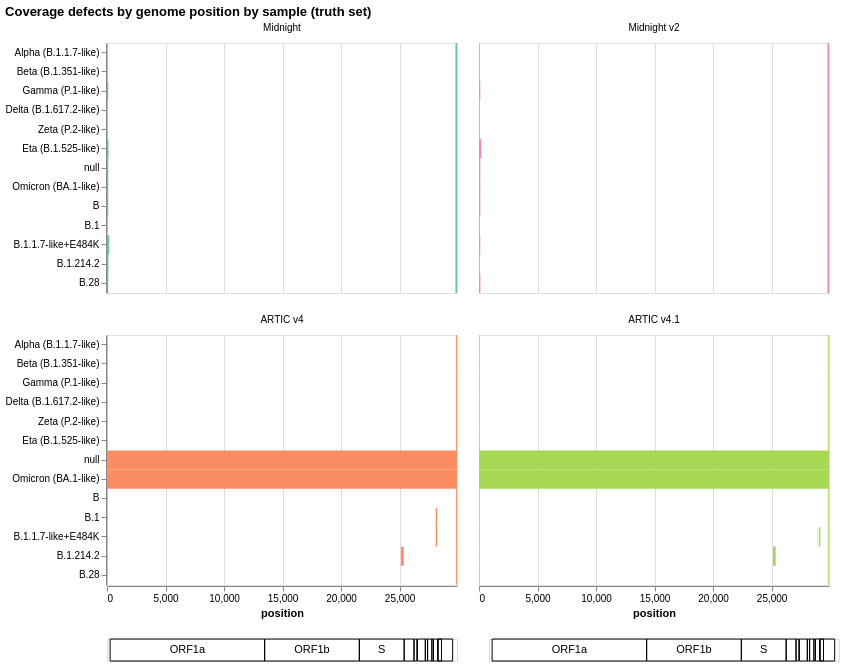

Notebook code for this chart:
### Code cell
truth_defects_fmt_df = pd.merge(defect_intervals_df.query("plate == 4 and sample in @truth_samples"), truth_df[['sample', 'hybrid_name', 'hybrid_name_order']], on=['sample']
                               ).sort_values('hybrid_name_order')

c = alt.Chart(truth_defects_fmt_df).mark_rect(opacity=1, fillOpacity=1, strokeOpacity=1, filled=True).encode(
    alt.X('start_pos:Q', title='position', scale=alt.Scale(domain=[0, 29903], nice=False, padding=0)),
    alt.X2('end_pos:Q'),
    alt.Y('hybrid_name:O', axis=alt.Axis(grid=False, title=None), sort=ct_df.sort_values(['orf1_ct']).query(f"sample in @positive_samples").index.tolist()),
    color=alt.Color('protocol', scale=alt.Scale(domain=['Midnight', 'Midnight v2', 'ARTIC v4', 'ARTIC v4.1'], range=['#66c2a5', '#e78ac3', '#fc8d62', '#a6d854']), legend=None),
    facet=alt.Column('protocol:N', sort=['Midnight', 'Midnight v2', 'ARTIC v4', 'ARTIC v4.1'], title=None, columns=2)
).properties(
    width=350,
    height=250,
    title='Coverage defects by genome position by sample (truth set)'
)
alt.vconcat(c, annotation2)

### Figure 1 — Vega-Lite specification as saved in the notebook (floating-point values rounded to 4 significant figures; data arrays with more than 128 entries replaced by an {"elided": "..."} marker saying what was removed)
{"config": {"view": {"continuousWidth": 300, "continuousHeight": 300}}, "vconcat": [{"data": {"name": "data-8c637ca206b1b74b663fa55f256c4b75"}, "mark": {"type": "rect", "fillOpacity": 1, "filled": true, "opacity": 1, "strokeOpacity": 1}, "encoding": {"color": {"field": "protocol", "legend": null, "scale": {"domain": ["Midnight", "Midnight v2", "ARTIC v4", "ARTIC v4.1"], "range": ["#66c2a5", "#e78ac3", "#fc8d62", "#a6d854"]}, "type": "nominal"}, "facet": {"field": "protocol", "sort": ["Midnight", "Midnight v2", "ARTIC v4", "ARTIC v4.1"], "title": null, "type": "nominal", "columns": 2}, "x": {"field": "start_pos", "scale": {"domain": [0, 29903], "nice": false, "padding": 0}, "title": "position", "type": "quantitative"}, "x2": {"field": "end_pos"}, "y": {"axis": {"grid": false, "title": null}, "field": "hybrid_name", "sort": {"elided": "268 str values"}, "type": "ordinal"}}, "height": 250, "title": "Coverage defects by genome position by sample (truth set)", "width": 350}, {"hconcat": [{"layer": [{"data": {"name": "data-92e593d056ebd3585121da5d40f3c019"}, "mark": {"type": "rect", "color": "black", "filled": false, "strokeOpacity": 1, "strokeWidth": 1}, "encoding": {"x": {"axis": null, "field": "start", "scale": {"domain": [0, 29903], "nice": false, "padding": 0}, "title": null, "type": "quantitative"}, "x2": {"field": "end"}, "y": {"axis": {"domain": false, "labels": false, "minExtent": 55, "ticks": false}, "field": "track", "title": null, "type": "nominal"}}, "transform": [{"calculate": "\"genes\"", "as": "track"}]}, {"data": {"name": "data-57dbd2a8926bcb89daadcfaa4f081a6e"}, "mark": {"type": "text", "baseline": "middle", "color": "black"}, "encoding": {"text": {"field": "gene", "type": "nominal"}, "x": {"axis": null, "field": "mid", "scale": {"domain": [0, 29903], "nice": false, "padding": 0}, "title": null, "type": "quantitative"}, "y": {"axis": {"domain": false, "labels": false, "minExtent": 55, "ticks": false}, "field": "track", "title": null, "type": "nominal"}}, "transform": [{"calculate": "\"genes\"", "as": "track"}]}], "height": 22, "width": 350}, {"layer": [{"data": {"name": "data-92e593d056ebd3585121da5d40f3c019"}, "mark": {"type": "rect", "color": "black", "filled": false, "strokeOpacity": 1, "strokeWidth": 1}, "encoding": {"x": {"axis": null, "field": "start", "scale": {"domain": [0, 29903], "nice": false, "padding": 0}, "title": null, "type": "quantitative"}, "x2": {"field": "end"}, "y": {"axis": null, "field": "track", "title": null, "type": "nominal"}}, "transform": [{"calculate": "\"genes\"", "as": "track"}]}, {"data": {"name": "data-57dbd2a8926bcb89daadcfaa4f081a6e"}, "mark": {"type": "text", "baseline": "middle", "color": "black"}, "encoding": {"text": {"field": "gene", "type": "nominal"}, "x": {"axis": null, "field": "mid", "scale": {"domain": [0, 29903], "nice": false, "padding": 0}, "title": null, "type": "quantitative"}, "y": {"axis": null, "field": "track", "title": null, "type": "nominal"}}, "transform": [{"calculate": "\"genes\"", "as": "track"}]}], "height": 22, "width": 350}], "spacing": 30}], "$schema": "https://vega.github.io/schema/vega-lite/v6.4.1.json", "datasets": {"data-8c637ca206b1b74b663fa55f256c4b75": [{"start_pos": 29769, "end_pos": 29903, "run": "SEQ6_MIDNIGHT_NEW_16DEC21", "barcode": "85", "sample": "Alpha-CCL81|P3D2", "plate": 4, "protocol": "Midnight v2", "positive": false, "plate_lineage": "Omicron", "hybrid_name": "Alpha (B.1.1.7-like)", "hybrid_name_order": 1}, {"start_pos": 1, "end_pos": 50, "run": "20211221_V4_1_SEQ6_2_JB", "barcode": "59", "sample": "Alpha-CCL81|P3D2", "plate": 4, "protocol": "ARTIC v4.1", "positive": false, "plate_lineage": "Omicron", "hybrid_name": "Alpha (B.1.1.7-like)", "hybrid_name_order": 1}, {"start_pos": 1, "end_pos": 54, "run": "SEQ6_MIDNIGHT_NEW_16DEC21", "barcode": "85", "sample": "Alpha-CCL81|P3D2", "plate": 4, "protocol": "Midnight v2", "positive": false, "plate_lineage": "Omicron", "hybrid_name": "Alpha (B.1.1.7-like)", "hybrid_name_order": 1}, {"start_pos": 29828, "end_pos": 29903, "run": "20211221_V4_1_SEQ6_2_JB", "barcode": "59", "sample": "Alpha-CCL81|P3D2", "plate": 4, "protocol": "ARTIC v4.1", "positive": false, "plate_lineage": "Omicron", "hybrid_name": "Alpha (B.1.1.7-like)", "hybrid_name_order": 1}, {"start_pos": 1, "end_pos": 54, "run": "SEQ6_MIDNIGHT_OLD_211214_JGJB", "barcode": "85", "sample": "Alpha-CCL81|P3D2", "plate": 4, "protocol": "Midnight", "positive": false, "plate_lineage": "Omicron", "hybrid_name": "Alpha (B.1.1.7-like)", "hybrid_name_order": 1}, {"start_pos": 29769, "end_pos": 29903, "run": "SEQ6_MIDNIGHT_OLD_211214_JGJB", "barcode": "85", "sample": "Alpha-CCL81|P3D2", "plate": 4, "protocol": "Midnight", "positive": false, "plate_lineage": "Omicron", "hybrid_name": "Alpha (B.1.1.7-like)", "hybrid_name_order": 1}, {"start_pos": 1, "end_pos": 50, "run": "20211221_V4SEQ6_2_JB", "barcode": "59", "sample": "Alpha-CCL81|P3D2", "plate": 4, "protocol": "ARTIC v4", "positive": false, "plate_lineage": "Omicron", "hybrid_name": "Alpha (B.1.1.7-like)", "hybrid_name_order": 1}, {"start_pos": 29828, "end_pos": 29903, "run": "20211221_V4SEQ6_2_JB", "barcode": "59", "sample": "Alpha-CCL81|P3D2", "plate": 4, "protocol": "ARTIC v4", "positive": false, "plate_lineage": "Omicron", "hybrid_name": "Alpha (B.1.1.7-like)", "hybrid_name_order": 1}, {"start_pos": 29769, "end_pos": 29903, "run": "SEQ6_MIDNIGHT_NEW_16DEC21", "barcode": "86", "sample": "Beta-CCL81|P4-2D2", "plate": 4, "protocol": "Midnight v2", "positive": false, "plate_lineage": "Omicron", "hybrid_name": "Beta (B.1.351-like)", "hybrid_name_order": 2}, {"start_pos": 29828, "end_pos": 29903, "run": "20211221_V4SEQ6_2_JB", "barcode": "71", "sample": "Beta-CCL81|P4-2D2", "plate": 4, "protocol": "ARTIC v4", "positive": false, "plate_lineage": "Omicron", "hybrid_name": "Beta (B.1.351-like)", "hybrid_name_order": 2}, {"start_pos": 1, "end_pos": 50, "run": "20211221_V4SEQ6_2_JB", "barcode": "71", "sample": "Beta-CCL81|P4-2D2", "plate": 4, "protocol": "ARTIC v4", "positive": false, "plate_lineage": "Omicron", "hybrid_name": "Beta (B.1.351-like)", "hybrid_name_order": 2}, {"start_pos": 1, "end_pos": 58, "run": "SEQ6_MIDNIGHT_NEW_16DEC21", "barcode": "86", "sample": "Beta-CCL81|P4-2D2", "plate": 4, "protocol": "Midnight v2", "positive": false, "plate_lineage": "Omicron", "hybrid_name": "Beta (B.1.351-like)", "hybrid_name_order": 2}, {"start_pos": 1, "end_pos": 50, "run": "20211221_V4_1_SEQ6_2_JB", "barcode": "71", "sample": "Beta-CCL81|P4-2D2", "plate": 4, "protocol": "ARTIC v4.1", "positive": false, "plate_lineage": "Omicron", "hybrid_name": "Beta (B.1.351-like)", "hybrid_name_order": 2}, {"start_pos": 29828, "end_pos": 29903, "run": "20211221_V4_1_SEQ6_2_JB", "barcode": "71", "sample": "Beta-CCL81|P4-2D2", "plate": 4, "protocol": "ARTIC v4.1", "positive": false, "plate_lineage": "Omicron", "hybrid_name": "Beta (B.1.351-like)", "hybrid_name_order": 2}, {"start_pos": 29769, "end_pos": 29903, "run": "SEQ6_MIDNIGHT_OLD_211214_JGJB", "barcode": "86", "sample": "Beta-CCL81|P4-2D2", "plate": 4, "protocol": "Midnight", "positive": false, "plate_lineage": "Omicron", "hybrid_name": "Beta (B.1.351-like)", "hybrid_name_order": 2}, {"start_pos": 1, "end_pos": 54, "run": "SEQ6_MIDNIGHT_OLD_211214_JGJB", "barcode": "86", "sample": "Beta-CCL81|P4-2D2", "plate": 4, "protocol": "Midnight", "positive": false, "plate_lineage": "Omicron", "hybrid_name": "Beta (B.1.351-like)", "hybrid_name_order": 2}, {"start_pos": 29828, "end_pos": 29903, "run": "20211221_V4SEQ6_2_JB", "barcode": "83", "sample": "Brazil-CCL81|P2-2D2", "plate": 4, "protocol": "ARTIC v4", "positive": false, "plate_lineage": "Omicron", "hybrid_name": "Gamma (P.1-like)", "hybrid_name_order": 3}, {"start_pos": 1, "end_pos": 50, "run": "20211221_V4SEQ6_2_JB", "barcode": "83", "sample": "Brazil-CCL81|P2-2D2", "plate": 4, "protocol": "ARTIC v4", "positive": false, "plate_lineage": "Omicron", "hybrid_name": "Gamma (P.1-like)", "hybrid_name_order": 3}, {"start_pos": 1, "end_pos": 109, "run": "SEQ6_MIDNIGHT_NEW_16DEC21", "barcode": "87", "sample": "Brazil-CCL81|P2-2D2", "plate": 4, "protocol": "Midnight v2", "positive": false, "plate_lineage": "Omicron", "hybrid_name": "Gamma (P.1-like)", "hybrid_name_order": 3}, {"start_pos": 29769, "end_pos": 29903, "run": "SEQ6_MIDNIGHT_OLD_211214_JGJB", "barcode": "87", "sample": "Brazil-CCL81|P2-2D2", "plate": 4, "protocol": "Midnight", "positive": false, "plate_lineage": "Omicron", "hybrid_name": "Gamma (P.1-like)", "hybrid_name_order": 3}, {"start_pos": 1, "end_pos": 109, "run": "SEQ6_MIDNIGHT_OLD_211214_JGJB", "barcode": "87", "sample": "Brazil-CCL81|P2-2D2", "plate": 4, "protocol": "Midnight", "positive": false, "plate_lineage": "Omicron", "hybrid_name": "Gamma (P.1-like)", "hybrid_name_order": 3}, {"start_pos": 1, "end_pos": 50, "run": "20211221_V4_1_SEQ6_2_JB", "barcode": "83", "sample": "Brazil-CCL81|P2-2D2", "plate": 4, "protocol": "ARTIC v4.1", "positive": false, "plate_lineage": "Omicron", "hybrid_name": "Gamma (P.1-like)", "hybrid_name_order": 3}, {"start_pos": 29828, "end_pos": 29903, "run": "20211221_V4_1_SEQ6_2_JB", "barcode": "83", "sample": "Brazil-CCL81|P2-2D2", "plate": 4, "protocol": "ARTIC v4.1", "positive": false, "plate_lineage": "Omicron", "hybrid_name": "Gamma (P.1-like)", "hybrid_name_order": 3}, {"start_pos": 29769, "end_pos": 29903, "run": "SEQ6_MIDNIGHT_NEW_16DEC21", "barcode": "87", "sample": "Brazil-CCL81|P2-2D2", "plate": 4, "protocol": "Midnight v2", "positive": false, "plate_lineage": "Omicron", "hybrid_name": "Gamma (P.1-like)", "hybrid_name_order": 3}, {"start_pos": 1, "end_pos": 50, "run": "20211221_V4SEQ6_2_JB", "barcode": "48", "sample": "B.1.617.2-A222V-CCL89|P3D2", "plate": 4, "protocol": "ARTIC v4", "positive": false, "plate_lineage": "Omicron", "hybrid_name": "Delta (B.1.617.2-like)", "hybrid_name_order": 4}, {"start_pos": 29828, "end_pos": 29903, "run": "20211221_V4SEQ6_2_JB", "barcode": "48", "sample": "B.1.617.2-A222V-CCL89|P3D2", "plate": 4, "protocol": "ARTIC v4", "positive": false, "plate_lineage": "Omicron", "hybrid_name": "Delta (B.1.617.2-like)", "hybrid_name_order": 4}, {"start_pos": 29769, "end_pos": 29903, "run": "SEQ6_MIDNIGHT_OLD_211214_JGJB", "barcode": "92", "sample": "B.1.617.2-A222V-CCL89|P3D2", "plate": 4, "protocol": "Midnight", "positive": false, "plate_lineage": "Omicron", "hybrid_name": "Delta (B.1.617.2-like)", "hybrid_name_order": 4}, {"start_pos": 1, "end_pos": 54, "run": "SEQ6_MIDNIGHT_NEW_16DEC21", "barcode": "92", "sample": "B.1.617.2-A222V-CCL89|P3D2", "plate": 4, "protocol": "Midnight v2", "positive": false, "plate_lineage": "Omicron", "hybrid_name": "Delta (B.1.617.2-like)", "hybrid_name_order": 4}, {"start_pos": 29769, "end_pos": 29903, "run": "SEQ6_MIDNIGHT_NEW_16DEC21", "barcode": "92", "sample": "B.1.617.2-A222V-CCL89|P3D2", "plate": 4, "protocol": "Midnight v2", "positive": false, "plate_lineage": "Omicron", "hybrid_name": "Delta (B.1.617.2-like)", "hybrid_name_order": 4}, {"start_pos": 1, "end_pos": 54, "run": "SEQ6_MIDNIGHT_OLD_211214_JGJB", "barcode": "92", "sample": "B.1.617.2-A222V-CCL89|P3D2", "plate": 4, "protocol": "Midnight", "positive": false, "plate_lineage": "Omicron", "hybrid_name": "Delta (B.1.617.2-like)", "hybrid_name_order": 4}, {"start_pos": 1, "end_pos": 50, "run": "20211221_V4_1_SEQ6_2_JB", "barcode": "48", "sample": "B.1.617.2-A222V-CCL89|P3D2", "plate": 4, "protocol": "ARTIC v4.1", "positive": false, "plate_lineage": "Omicron", "hybrid_name": "Delta (B.1.617.2-like)", "hybrid_name_order": 4}, {"start_pos": 29828, "end_pos": 29903, "run": "20211221_V4_1_SEQ6_2_JB", "barcode": "48", "sample": "B.1.617.2-A222V-CCL89|P3D2", "plate": 4, "protocol": "ARTIC v4.1", "positive": false, "plate_lineage": "Omicron", "hybrid_name": "Delta (B.1.617.2-like)", "hybrid_name_order": 4}, {"start_pos": 29828, "end_pos": 29903, "run": "20211221_V4SEQ6_2_JB", "barcode": "95", "sample": "Brazil-P.2-CCL81|P2D2", "plate": 4, "protocol": "ARTIC v4", "positive": false, "plate_lineage": "Omicron", "hybrid_name": "Zeta (P.2-like)", "hybrid_name_order": 6}, {"start_pos": 29769, "end_pos": 29903, "run": "SEQ6_MIDNIGHT_OLD_211214_JGJB", "barcode": "88", "sample": "Brazil-P.2-CCL81|P2D2", "plate": 4, "protocol": "Midnight", "positive": false, "plate_lineage": "Omicron", "hybrid_name": "Zeta (P.2-like)", "hybrid_name_order": 6}, {"start_pos": 1, "end_pos": 54, "run": "SEQ6_MIDNIGHT_OLD_211214_JGJB", "barcode": "88", "sample": "Brazil-P.2-CCL81|P2D2", "plate": 4, "protocol": "Midnight", "positive": false, "plate_lineage": "Omicron", "hybrid_name": "Zeta (P.2-like)", "hybrid_name_order": 6}, {"start_pos": 1, "end_pos": 54, "run": "SEQ6_MIDNIGHT_NEW_16DEC21", "barcode": "88", "sample": "Brazil-P.2-CCL81|P2D2", "plate": 4, "protocol": "Midnight v2", "positive": false, "plate_lineage": "Omicron", "hybrid_name": "Zeta (P.2-like)", "hybrid_name_order": 6}, {"start_pos": 29769, "end_pos": 29903, "run": "SEQ6_MIDNIGHT_NEW_16DEC21", "barcode": "88", "sample": "Brazil-P.2-CCL81|P2D2", "plate": 4, "protocol": "Midnight v2", "positive": false, "plate_lineage": "Omicron", "hybrid_name": "Zeta (P.2-like)", "hybrid_name_order": 6}, {"start_pos": 1, "end_pos": 50, "run": "20211221_V4_1_SEQ6_2_JB", "barcode": "95", "sample": "Brazil-P.2-CCL81|P2D2", "plate": 4, "protocol": "ARTIC v4.1", "positive": false, "plate_lineage": "Omicron", "hybrid_name": "Zeta (P.2-like)", "hybrid_name_order": 6}, {"start_pos": 1, "end_pos": 50, "run": "20211221_V4SEQ6_2_JB", "barcode": "95", "sample": "Brazil-P.2-CCL81|P2D2", "plate": 4, "protocol": "ARTIC v4", "positive": false, "plate_lineage": "Omicron", "hybrid_name": "Zeta (P.2-like)", "hybrid_name_order": 6}, {"start_pos": 29828, "end_pos": 29903, "run": "20211221_V4_1_SEQ6_2_JB", "barcode": "95", "sample": "Brazil-P.2-CCL81|P2D2", "plate": 4, "protocol": "ARTIC v4.1", "positive": false, "plate_lineage": "Omicron", "hybrid_name": "Zeta (P.2-like)", "hybrid_name_order": 6}, {"start_pos": 29828, "end_pos": 29903, "run": "20211221_V4SEQ6_2_JB", "barcode": "12", "sample": "B.1.525-CCL81|P2D2", "plate": 4, "protocol": "ARTIC v4", "positive": false, "plate_lineage": "Omicron", "hybrid_name": "Eta (B.1.525-like)", "hybrid_name_order": 7}, {"start_pos": 1, "end_pos": 50, "run": "20211221_V4_1_SEQ6_2_JB", "barcode": "12", "sample": "B.1.525-CCL81|P2D2", "plate": 4, "protocol": "ARTIC v4.1", "positive": false, "plate_lineage": "Omicron", "hybrid_name": "Eta (B.1.525-like)", "hybrid_name_order": 7}, {"start_pos": 29828, "end_pos": 29903, "run": "20211221_V4_1_SEQ6_2_JB", "barcode": "12", "sample": "B.1.525-CCL81|P2D2", "plate": 4, "protocol": "ARTIC v4.1", "positive": false, "plate_lineage": "Omicron", "hybrid_name": "Eta (B.1.525-like)", "hybrid_name_order": 7}, {"start_pos": 1, "end_pos": 50, "run": "20211221_V4SEQ6_2_JB", "barcode": "12", "sample": "B.1.525-CCL81|P2D2", "plate": 4, "protocol": "ARTIC v4", "positive": false, "plate_lineage": "Omicron", "hybrid_name": "Eta (B.1.525-like)", "hybrid_name_order": 7}, {"start_pos": 1, "end_pos": 200, "run": "SEQ6_MIDNIGHT_NEW_16DEC21", "barcode": "89", "sample": "B.1.525-CCL81|P2D2", "plate": 4, "protocol": "Midnight v2", "positive": false, "plate_lineage": "Omicron", "hybrid_name": "Eta (B.1.525-like)", "hybrid_name_order": 7}, {"start_pos": 1, "end_pos": 132, "run": "SEQ6_MIDNIGHT_OLD_211214_JGJB", "barcode": "89", "sample": "B.1.525-CCL81|P2D2", "plate": 4, "protocol": "Midnight", "positive": false, "plate_lineage": "Omicron", "hybrid_name": "Eta (B.1.525-like)", "hybrid_name_order": 7}, {"start_pos": 29769, "end_pos": 29903, "run": "SEQ6_MIDNIGHT_NEW_16DEC21", "barcode": "89", "sample": "B.1.525-CCL81|P2D2", "plate": 4, "protocol": "Midnight v2", "positive": false, "plate_lineage": "Omicron", "hybrid_name": "Eta (B.1.525-like)", "hybrid_name_order": 7}, {"start_pos": 29769, "end_pos": 29903, "run": "SEQ6_MIDNIGHT_OLD_211214_JGJB", "barcode": "89", "sample": "B.1.525-CCL81|P2D2", "plate": 4, "protocol": "Midnight", "positive": false, "plate_lineage": "Omicron", "hybrid_name": "Eta (B.1.525-like)", "hybrid_name_order": 7}, {"start_pos": 1, "end_pos": 29903, "run": "20211221_V4SEQ6_2_JB", "barcode": "84", "sample": "B.1.1.529-CCL81", "plate": 4, "protocol": "ARTIC v4", "positive": false, "plate_lineage": "Omicron", "hybrid_name": null, "hybrid_name_order": 15}, {"start_pos": 1, "end_pos": 109, "run": "SEQ6_MIDNIGHT_OLD_211214_JGJB", "barcode": "95", "sample": "B.1.1.529-CCL81", "plate": 4, "protocol": "Midnight", "positive": false, "plate_lineage": "Omicron", "hybrid_name": "Omicron (BA.1-like)", "hybrid_name_order": 15}, {"start_pos": 29769, "end_pos": 29903, "run": "SEQ6_MIDNIGHT_OLD_211214_JGJB", "barcode": "95", "sample": "B.1.1.529-CCL81", "plate": 4, "protocol": "Midnight", "positive": false, "plate_lineage": "Omicron", "hybrid_name": null, "hybrid_name_order": 15}, {"start_pos": 1, "end_pos": 29903, "run": "20211221_V4_1_SEQ6_2_JB", "barcode": "84", "sample": "B.1.1.529-CCL81", "plate": 4, "protocol": "ARTIC v4.1", "positive": false, "plate_lineage": "Omicron", "hybrid_name": "Omicron (BA.1-like)", "hybrid_name_order": 15}, {"start_pos": 1, "end_pos": 109, "run": "SEQ6_MIDNIGHT_OLD_211214_JGJB", "barcode": "95", "sample": "B.1.1.529-CCL81", "plate": 4, "protocol": "Midnight", "positive": false, "plate_lineage": "Omicron", "hybrid_name": null, "hybrid_name_order": 15}, {"start_pos": 29769, "end_pos": 29903, "run": "SEQ6_MIDNIGHT_NEW_16DEC21", "barcode": "95", "sample": "B.1.1.529-CCL81", "plate": 4, "protocol": "Midnight v2", "positive": false, "plate_lineage": "Omicron", "hybrid_name": null, "hybrid_name_order": 15}, {"start_pos": 29769, "end_pos": 29903, "run": "SEQ6_MIDNIGHT_NEW_16DEC21", "barcode": "95", "sample": "B.1.1.529-CCL81", "plate": 4, "protocol": "Midnight v2", "positive": false, "plate_lineage": "Omicron", "hybrid_name": "Omicron (BA.1-like)", "hybrid_name_order": 15}, {"start_pos": 1, "end_pos": 111, "run": "SEQ6_MIDNIGHT_NEW_16DEC21", "barcode": "95", "sample": "B.1.1.529-CCL81", "plate": 4, "protocol": "Midnight v2", "positive": false, "plate_lineage": "Omicron", "hybrid_name": null, "hybrid_name_order": 15}, {"start_pos": 1, "end_pos": 111, "run": "SEQ6_MIDNIGHT_NEW_16DEC21", "barcode": "95", "sample": "B.1.1.529-CCL81", "plate": 4, "protocol": "Midnight v2", "positive": false, "plate_lineage": "Omicron", "hybrid_name": "Omicron (BA.1-like)", "hybrid_name_order": 15}, {"start_pos": 1, "end_pos": 29903, "run": "20211221_V4_1_SEQ6_2_JB", "barcode": "84", "sample": "B.1.1.529-CCL81", "plate": 4, "protocol": "ARTIC v4.1", "positive": false, "plate_lineage": "Omicron", "hybrid_name": null, "hybrid_name_order": 15}, {"start_pos": 29769, "end_pos": 29903, "run": "SEQ6_MIDNIGHT_OLD_211214_JGJB", "barcode": "95", "sample": "B.1.1.529-CCL81", "plate": 4, "protocol": "Midnight", "positive": false, "plate_lineage": "Omicron", "hybrid_name": "Omicron (BA.1-like)", "hybrid_name_order": 15}, {"start_pos": 1, "end_pos": 29903, "run": "20211221_V4SEQ6_2_JB", "barcode": "84", "sample": "B.1.1.529-CCL81", "plate": 4, "protocol": "ARTIC v4", "positive": false, "plate_lineage": "Omicron", "hybrid_name": "Omicron (BA.1-like)", "hybrid_name_order": 15}, {"start_pos": 29828, "end_pos": 29903, "run": "20211221_V4_1_SEQ6_2_JB", "barcode": "35", "sample": "Victoria-CCL81|P6D2", "plate": 4, "protocol": "ARTIC v4.1", "positive": false, "plate_lineage": "Omicron", "hybrid_name": "B", "hybrid_name_order": 20}, {"start_pos": 1, "end_pos": 111, "run": "SEQ6_MIDNIGHT_NEW_16DEC21", "barcode": "83", "sample": "Victoria-CCL81|P6D2", "plate": 4, "protocol": "Midnight v2", "positive": false, "plate_lineage": "Omicron", "hybrid_name": "B", "hybrid_name_order": 20}, {"start_pos": 29828, "end_pos": 29903, "run": "20211221_V4SEQ6_2_JB", "barcode": "35", "sample": "Victoria-CCL81|P6D2", "plate": 4, "protocol": "ARTIC v4", "positive": false, "plate_lineage": "Omicron", "hybrid_name": "B", "hybrid_name_order": 20}, {"start_pos": 1, "end_pos": 50, "run": "20211221_V4SEQ6_2_JB", "barcode": "35", "sample": "Victoria-CCL81|P6D2", "plate": 4, "protocol": "ARTIC v4", "positive": false, "plate_lineage": "Omicron", "hybrid_name": "B", "hybrid_name_order": 20}, {"start_pos": 29769, "end_pos": 29903, "run": "SEQ6_MIDNIGHT_NEW_16DEC21", "barcode": "83", "sample": "Victoria-CCL81|P6D2", "plate": 4, "protocol": "Midnight v2", "positive": false, "plate_lineage": "Omicron", "hybrid_name": "B", "hybrid_name_order": 20}, {"start_pos": 1, "end_pos": 109, "run": "SEQ6_MIDNIGHT_OLD_211214_JGJB", "barcode": "83", "sample": "Victoria-CCL81|P6D2", "plate": 4, "protocol": "Midnight", "positive": false, "plate_lineage": "Omicron", "hybrid_name": "B", "hybrid_name_order": 20}, {"start_pos": 1, "end_pos": 50, "run": "20211221_V4_1_SEQ6_2_JB", "barcode": "35", "sample": "Victoria-CCL81|P6D2", "plate": 4, "protocol": "ARTIC v4.1", "positive": false, "plate_lineage": "Omicron", "hybrid_name": "B", "hybrid_name_order": 20}, {"start_pos": 29769, "end_pos": 29903, "run": "SEQ6_MIDNIGHT_OLD_211214_JGJB", "barcode": "83", "sample": "Victoria-CCL81|P6D2", "plate": 4, "protocol": "Midnight", "positive": false, "plate_lineage": "Omicron", "hybrid_name": "B", "hybrid_name_order": 20}, {"start_pos": 1, "end_pos": 50, "run": "20211221_V4_1_SEQ6_2_JB", "barcode": "47", "sample": "D6146-CCL81|P3D2", "plate": 4, "protocol": "ARTIC v4.1", "positive": false, "plate_lineage": "Omicron", "hybrid_name": "B.1", "hybrid_name_order": 21}, {"start_pos": 29828, "end_pos": 29903, "run": "20211221_V4_1_SEQ6_2_JB", "barcode": "47", "sample": "D6146-CCL81|P3D2", "plate": 4, "protocol": "ARTIC v4.1", "positive": false, "plate_lineage": "Omicron", "hybrid_name": "B.1", "hybrid_name_order": 21}, {"start_pos": 29828, "end_pos": 29903, "run": "20211221_V4SEQ6_2_JB", "barcode": "47", "sample": "D6146-CCL81|P3D2", "plate": 4, "protocol": "ARTIC v4", "positive": false, "plate_lineage": "Omicron", "hybrid_name": "B.1", "hybrid_name_order": 21}, {"start_pos": 28083, "end_pos": 28214, "run": "20211221_V4SEQ6_2_JB", "barcode": "47", "sample": "D6146-CCL81|P3D2", "plate": 4, "protocol": "ARTIC v4", "positive": false, "plate_lineage": "Omicron", "hybrid_name": "B.1", "hybrid_name_order": 21}, {"start_pos": 1, "end_pos": 50, "run": "20211221_V4SEQ6_2_JB", "barcode": "47", "sample": "D6146-CCL81|P3D2", "plate": 4, "protocol": "ARTIC v4", "positive": false, "plate_lineage": "Omicron", "hybrid_name": "B.1", "hybrid_name_order": 21}, {"start_pos": 29769, "end_pos": 29903, "run": "SEQ6_MIDNIGHT_OLD_211214_JGJB", "barcode": "84", "sample": "D6146-CCL81|P3D2", "plate": 4, "protocol": "Midnight", "positive": false, "plate_lineage": "Omicron", "hybrid_name": "B.1", "hybrid_name_order": 21}, {"start_pos": 1, "end_pos": 54, "run": "SEQ6_MIDNIGHT_OLD_211214_JGJB", "barcode": "84", "sample": "D6146-CCL81|P3D2", "plate": 4, "protocol": "Midnight", "positive": false, "plate_lineage": "Omicron", "hybrid_name": "B.1", "hybrid_name_order": 21}, {"start_pos": 1, "end_pos": 63, "run": "SEQ6_MIDNIGHT_NEW_16DEC21", "barcode": "84", "sample": "D6146-CCL81|P3D2", "plate": 4, "protocol": "Midnight v2", "positive": false, "plate_lineage": "Omicron", "hybrid_name": "B.1", "hybrid_name_order": 21}, {"start_pos": 29769, "end_pos": 29903, "run": "SEQ6_MIDNIGHT_NEW_16DEC21", "barcode": "84", "sample": "D6146-CCL81|P3D2", "plate": 4, "protocol": "Midnight v2", "positive": false, "plate_lineage": "Omicron", "hybrid_name": "B.1", "hybrid_name_order": 21}, {"start_pos": 1, "end_pos": 107, "run": "SEQ6_MIDNIGHT_NEW_16DEC21", "barcode": "90", "sample": "Bristol-CCL81|P3D2", "plate": 4, "protocol": "Midnight v2", "positive": false, "plate_lineage": "Omicron", "hybrid_name": "B.1.1.7-like+E484K", "hybrid_name_order": 22}, {"start_pos": 29828, "end_pos": 29903, "run": "20211221_V4_1_SEQ6_2_JB", "barcode": "24", "sample": "Bristol-CCL81|P3D2", "plate": 4, "protocol": "ARTIC v4.1", "positive": false, "plate_lineage": "Omicron", "hybrid_name": "B.1.1.7-like+E484K", "hybrid_name_order": 22}, {"start_pos": 29034, "end_pos": 29161, "run": "20211221_V4_1_SEQ6_2_JB", "barcode": "24", "sample": "Bristol-CCL81|P3D2", "plate": 4, "protocol": "ARTIC v4.1", "positive": false, "plate_lineage": "Omicron", "hybrid_name": "B.1.1.7-like+E484K", "hybrid_name_order": 22}, {"start_pos": 28894, "end_pos": 28923, "run": "20211221_V4_1_SEQ6_2_JB", "barcode": "24", "sample": "Bristol-CCL81|P3D2", "plate": 4, "protocol": "ARTIC v4.1", "positive": false, "plate_lineage": "Omicron", "hybrid_name": "B.1.1.7-like+E484K", "hybrid_name_order": 22}, {"start_pos": 1, "end_pos": 50, "run": "20211221_V4_1_SEQ6_2_JB", "barcode": "24", "sample": "Bristol-CCL81|P3D2", "plate": 4, "protocol": "ARTIC v4.1", "positive": false, "plate_lineage": "Omicron", "hybrid_name": "B.1.1.7-like+E484K", "hybrid_name_order": 22}, {"start_pos": 29769, "end_pos": 29903, "run": "SEQ6_MIDNIGHT_OLD_211214_JGJB", "barcode": "90", "sample": "Bristol-CCL81|P3D2", "plate": 4, "protocol": "Midnight", "positive": false, "plate_lineage": "Omicron", "hybrid_name": "B.1.1.7-like+E484K", "hybrid_name_order": 22}, {"start_pos": 1, "end_pos": 50, "run": "20211221_V4SEQ6_2_JB", "barcode": "24", "sample": "Bristol-CCL81|P3D2", "plate": 4, "protocol": "ARTIC v4", "positive": false, "plate_lineage": "Omicron", "hybrid_name": "B.1.1.7-like+E484K", "hybrid_name_order": 22}, {"start_pos": 1, "end_pos": 191, "run": "SEQ6_MIDNIGHT_OLD_211214_JGJB", "barcode": "90", "sample": "Bristol-CCL81|P3D2", "plate": 4, "protocol": "Midnight", "positive": false, "plate_lineage": "Omicron", "hybrid_name": "B.1.1.7-like+E484K", "hybrid_name_order": 22}, {"start_pos": 28083, "end_pos": 28214, "run": "20211221_V4SEQ6_2_JB", "barcode": "24", "sample": "Bristol-CCL81|P3D2", "plate": 4, "protocol": "ARTIC v4", "positive": false, "plate_lineage": "Omicron", "hybrid_name": "B.1.1.7-like+E484K", "hybrid_name_order": 22}, {"start_pos": 29828, "end_pos": 29903, "run": "20211221_V4SEQ6_2_JB", "barcode": "24", "sample": "Bristol-CCL81|P3D2", "plate": 4, "protocol": "ARTIC v4", "positive": false, "plate_lineage": "Omicron", "hybrid_name": "B.1.1.7-like+E484K", "hybrid_name_order": 22}, {"start_pos": 29769, "end_pos": 29903, "run": "SEQ6_MIDNIGHT_NEW_16DEC21", "barcode": "90", "sample": "Bristol-CCL81|P3D2", "plate": 4, "protocol": "Midnight v2", "positive": false, "plate_lineage": "Omicron", "hybrid_name": "B.1.1.7-like+E484K", "hybrid_name_order": 22}, {"start_pos": 29828, "end_pos": 29903, "run": "20211221_V4_1_SEQ6_2_JB", "barcode": "36", "sample": "B.1.214.2-CCL81|P3D2", "plate": 4, "protocol": "ARTIC v4.1", "positive": false, "plate_lineage": "Omicron", "hybrid_name": "B.1.214.2", "hybrid_name_order": 23}, {"start_pos": 25123, "end_pos": 25353, "run": "20211221_V4_1_SEQ6_2_JB", "barcode": "36", "sample": "B.1.214.2-CCL81|P3D2", "plate": 4, "protocol": "ARTIC v4.1", "positive": false, "plate_lineage": "Omicron", "hybrid_name": "B.1.214.2", "hybrid_name_order": 23}, {"start_pos": 1, "end_pos": 54, "run": "SEQ6_MIDNIGHT_NEW_16DEC21", "barcode": "91", "sample": "B.1.214.2-CCL81|P3D2", "plate": 4, "protocol": "Midnight v2", "positive": false, "plate_lineage": "Omicron", "hybrid_name": "B.1.214.2", "hybrid_name_order": 23}, {"start_pos": 1, "end_pos": 123, "run": "SEQ6_MIDNIGHT_OLD_211214_JGJB", "barcode": "91", "sample": "B.1.214.2-CCL81|P3D2", "plate": 4, "protocol": "Midnight", "positive": false, "plate_lineage": "Omicron", "hybrid_name": "B.1.214.2", "hybrid_name_order": 23}, {"start_pos": 29769, "end_pos": 29903, "run": "SEQ6_MIDNIGHT_OLD_211214_JGJB", "barcode": "91", "sample": "B.1.214.2-CCL81|P3D2", "plate": 4, "protocol": "Midnight", "positive": false, "plate_lineage": "Omicron", "hybrid_name": "B.1.214.2", "hybrid_name_order": 23}, {"start_pos": 29828, "end_pos": 29903, "run": "20211221_V4SEQ6_2_JB", "barcode": "36", "sample": "B.1.214.2-CCL81|P3D2", "plate": 4, "protocol": "ARTIC v4", "positive": false, "plate_lineage": "Omicron", "hybrid_name": "B.1.214.2", "hybrid_name_order": 23}, {"start_pos": 25123, "end_pos": 25353, "run": "20211221_V4SEQ6_2_JB", "barcode": "36", "sample": "B.1.214.2-CCL81|P3D2", "plate": 4, "protocol": "ARTIC v4", "positive": false, "plate_lineage": "Omicron", "hybrid_name": "B.1.214.2", "hybrid_name_order": 23}, {"start_pos": 1, "end_pos": 50, "run": "20211221_V4SEQ6_2_JB", "barcode": "36", "sample": "B.1.214.2-CCL81|P3D2", "plate": 4, "protocol": "ARTIC v4", "positive": false, "plate_lineage": "Omicron", "hybrid_name": "B.1.214.2", "hybrid_name_order": 23}, {"start_pos": 29769, "end_pos": 29903, "run": "SEQ6_MIDNIGHT_NEW_16DEC21", "barcode": "91", "sample": "B.1.214.2-CCL81|P3D2", "plate": 4, "protocol": "Midnight v2", "positive": false, "plate_lineage": "Omicron", "hybrid_name": "B.1.214.2", "hybrid_name_order": 23}, {"start_pos": 1, "end_pos": 50, "run": "20211221_V4_1_SEQ6_2_JB", "barcode": "36", "sample": "B.1.214.2-CCL81|P3D2", "plate": 4, "protocol": "ARTIC v4.1", "positive": false, "plate_lineage": "Omicron", "hybrid_name": "B.1.214.2", "hybrid_name_order": 23}, {"start_pos": 29828, "end_pos": 29903, "run": "20211221_V4_1_SEQ6_2_JB", "barcode": "23", "sample": "Wuhan-CCL81", "plate": 4, "protocol": "ARTIC v4.1", "positive": false, "plate_lineage": "Omicron", "hybrid_name": "B.28", "hybrid_name_order": 24}, {"start_pos": 1, "end_pos": 50, "run": "20211221_V4_1_SEQ6_2_JB", "barcode": "23", "sample": "Wuhan-CCL81", "plate": 4, "protocol": "ARTIC v4.1", "positive": false, "plate_lineage": "Omicron", "hybrid_name": "B.28", "hybrid_name_order": 24}, {"start_pos": 1, "end_pos": 118, "run": "SEQ6_MIDNIGHT_NEW_16DEC21", "barcode": "82", "sample": "Wuhan-CCL81", "plate": 4, "protocol": "Midnight v2", "positive": false, "plate_lineage": "Omicron", "hybrid_name": "B.28", "hybrid_name_order": 24}, {"start_pos": 29769, "end_pos": 29903, "run": "SEQ6_MIDNIGHT_NEW_16DEC21", "barcode": "82", "sample": "Wuhan-CCL81", "plate": 4, "protocol": "Midnight v2", "positive": false, "plate_lineage": "Omicron", "hybrid_name": "B.28", "hybrid_name_order": 24}, {"start_pos": 29828, "end_pos": 29903, "run": "20211221_V4SEQ6_2_JB", "barcode": "23", "sample": "Wuhan-CCL81", "plate": 4, "protocol": "ARTIC v4", "positive": false, "plate_lineage": "Omicron", "hybrid_name": "B.28", "hybrid_name_order": 24}, {"start_pos": 29769, "end_pos": 29903, "run": "SEQ6_MIDNIGHT_OLD_211214_JGJB", "barcode": "82", "sample": "Wuhan-CCL81", "plate": 4, "protocol": "Midnight", "positive": false, "plate_lineage": "Omicron", "hybrid_name": "B.28", "hybrid_name_order": 24}, {"start_pos": 1, "end_pos": 50, "run": "20211221_V4SEQ6_2_JB", "barcode": "23", "sample": "Wuhan-CCL81", "plate": 4, "protocol": "ARTIC v4", "positive": false, "plate_lineage": "Omicron", "hybrid_name": "B.28", "hybrid_name_order": 24}, {"start_pos": 1, "end_pos": 109, "run": "SEQ6_MIDNIGHT_OLD_211214_JGJB", "barcode": "82", "sample": "Wuhan-CCL81", "plate": 4, "protocol": "Midnight", "positive": false, "plate_lineage": "Omicron", "hybrid_name": "B.28", "hybrid_name_order": 24}], "data-92e593d056ebd3585121da5d40f3c019": [{"start": 266, "end": 13468, "gene": "ORF1a", "mid": 6867.0}, {"start": 13468, "end": 21555, "gene": "ORF1b", "mid": 17510.0}, {"start": 21563, "end": 25384, "gene": "S", "mid": 23470.0}, {"start": 25393, "end": 26220, "gene": "ORF3a", "mid": 25810.0}, {"start": 26245, "end": 26472, "gene": "E", "mid": 26360.0}, {"start": 26523, "end": 27191, "gene": "M", "mid": 26860.0}, {"start": 27202, "end": 27387, "gene": "ORF6", "mid": 27290.0}, {"start": 27394, "end": 27759, "gene": "ORF7a", "mid": 27580.0}, {"start": 27756, "end": 27887, "gene": "ORF7b", "mid": 27820.0}, {"start": 27894, "end": 28259, "gene": "ORF8", "mid": 28080.0}, {"start": 28274, "end": 29533, "gene": "N", "mid": 28900.0}, {"start": 28284, "end": 28577, "gene": "ORF9b", "mid": 28430.0}], "data-57dbd2a8926bcb89daadcfaa4f081a6e": [{"start": 266, "end": 13468, "gene": "ORF1a", "mid": 6867.0}, {"start": 13468, "end": 21555, "gene": "ORF1b", "mid": 17510.0}, {"start": 21563, "end": 25384, "gene": "S", "mid": 23470.0}]}}
